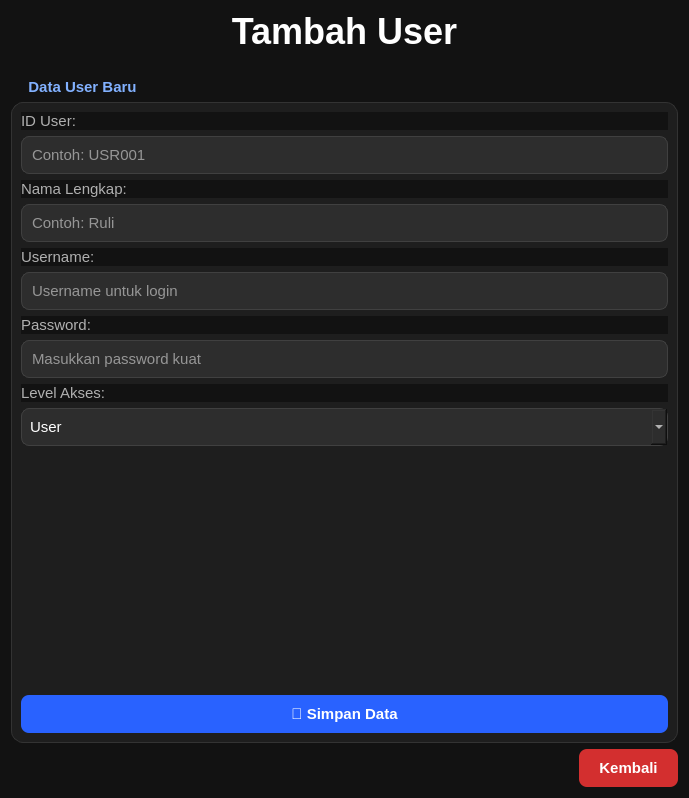
<?xml version="1.0" encoding="UTF-8"?>
<ui version="4.0">
 <class>FormTambahUser</class>
 <widget class="QWidget" name="FormTambahUser">
  <property name="geometry">
   <rect>
    <x>0</x>
    <y>0</y>
    <width>689</width>
    <height>798</height>
   </rect>
  </property>
  <property name="windowTitle">
   <string>Tambah User Baru</string>
  </property>
  <property name="styleSheet">
   <string notr="true">
    QWidget { background-color: #121212; color: #E0E0E0; font-family: 'Segoe UI', sans-serif; font-size: 11pt; }
    QGroupBox { background-color: #1E1E1E; border: 1px solid #333333; border-radius: 12px; margin-top: 24px; font-weight: bold; }
    QGroupBox::title { subcontrol-origin: margin; left: 10px; padding: 0 5px; color: #82B1FF; }
    QLabel { color: #B0B0B0; }
    QLineEdit, QComboBox { background-color: #2D2D2D; border: 1px solid #404040; border-radius: 8px; padding: 8px; color: white; }
    QLineEdit:focus, QComboBox:focus { border: 2px solid #2962FF; }
    QPushButton { background-color: #333333; border: 1px solid #444444; border-radius: 8px; padding: 10px 20px; color: white; font-weight: bold; }
    QPushButton:hover { background-color: #424242; }
    QPushButton#pushButton_simpan_user { background-color: #2962FF; border: none; }
    QPushButton#pushButton_simpan_user:hover { background-color: #1565C0; }
    QPushButton#pushButton_cancel, QPushButton#pushButton_kembali { background-color: #D32F2F; border: none; }
    QPushButton#pushButton_cancel:hover, QPushButton#pushButton_kembali:hover { background-color: #B71C1C; }
   </string>
  </property>
  <layout class="QVBoxLayout" name="verticalLayout">
   <item>
    <widget class="QLabel" name="label_title">
     <property name="sizePolicy">
      <sizepolicy hsizetype="Preferred" vsizetype="Preferred">
       <horstretch>0</horstretch>
       <verstretch>0</verstretch>
      </sizepolicy>
     </property>
     <property name="styleSheet">
      <string>font-size: 36px; font-weight: bold; color: white; margin-bottom: 20px;</string>
     </property>
     <property name="text">
      <string>Tambah User</string>
     </property>
     <property name="alignment">
      <set>Qt::AlignCenter</set>
     </property>
    </widget>
   </item>
   <item>
    <widget class="QGroupBox" name="groupBox_tambah_user">
     <property name="title">
      <string>Data User Baru</string>
     </property>
     <layout class="QVBoxLayout" name="formLayout">
      <item>
       <widget class="QLabel" name="label_nama_2">
        <property name="text">
         <string>ID User:</string>
        </property>
       </widget>
      </item>
      <item>
       <widget class="QLineEdit" name="lineEdit_nama_2">
        <property name="placeholderText">
         <string>Contoh: USR001</string>
        </property>
       </widget>
      </item>
      <item>
       <widget class="QLabel" name="label_nama">
        <property name="text">
         <string>Nama Lengkap:</string>
        </property>
       </widget>
      </item>
      <item>
       <widget class="QLineEdit" name="lineEdit_nama">
        <property name="placeholderText">
         <string>Contoh: Ruli</string>
        </property>
       </widget>
      </item>
      <item>
       <widget class="QLabel" name="label_username">
        <property name="text">
         <string>Username:</string>
        </property>
       </widget>
      </item>
      <item>
       <widget class="QLineEdit" name="lineEdit_username">
        <property name="placeholderText">
         <string>Username untuk login</string>
        </property>
       </widget>
      </item>
      <item>
       <widget class="QLabel" name="label_password">
        <property name="text">
         <string>Password:</string>
        </property>
       </widget>
      </item>
      <item>
       <widget class="QLineEdit" name="lineEdit_password">
        <property name="echoMode">
         <enum>QLineEdit::Password</enum>
        </property>
        <property name="placeholderText">
         <string>Masukkan password kuat</string>
        </property>
       </widget>
      </item>
      <item>
       <widget class="QLabel" name="label_level">
        <property name="text">
         <string>Level Akses:</string>
        </property>
       </widget>
      </item>
      <item>
       <widget class="QComboBox" name="comboBox_level">
        <item>
         <property name="text">
          <string>User</string>
         </property>
        </item>
        <item>
         <property name="text">
          <string>Admin</string>
         </property>
        </item>
       </widget>
      </item>
      <item>
       <spacer name="verticalSpacer">
        <property name="orientation">
         <enum>Qt::Vertical</enum>
        </property>
        <property name="sizeHint" stdset="0">
         <size>
          <width>20</width>
          <height>20</height>
         </size>
        </property>
       </spacer>
      </item>
      <item>
       <widget class="QPushButton" name="pushButton_simpan_user">
        <property name="cursor">
         <cursorShape>PointingHandCursor</cursorShape>
        </property>
        <property name="text">
         <string>💾 Simpan Data</string>
        </property>
       </widget>
      </item>
     </layout>
    </widget>
   </item>
   <item>
    <layout class="QHBoxLayout" name="horizontalLayout">
     <item>
      <spacer name="horizontalSpacer">
       <property name="orientation">
        <enum>Qt::Horizontal</enum>
       </property>
       <property name="sizeHint" stdset="0">
        <size>
         <width>40</width>
         <height>20</height>
        </size>
       </property>
      </spacer>
     </item>
     <item>
      <widget class="QPushButton" name="pushButton_kembali">
       <property name="cursor">
        <cursorShape>PointingHandCursor</cursorShape>
       </property>
       <property name="text">
        <string>Kembali</string>
       </property>
      </widget>
     </item>
    </layout>
   </item>
  </layout>
 </widget>
 <resources/>
 <connections/>
</ui>
